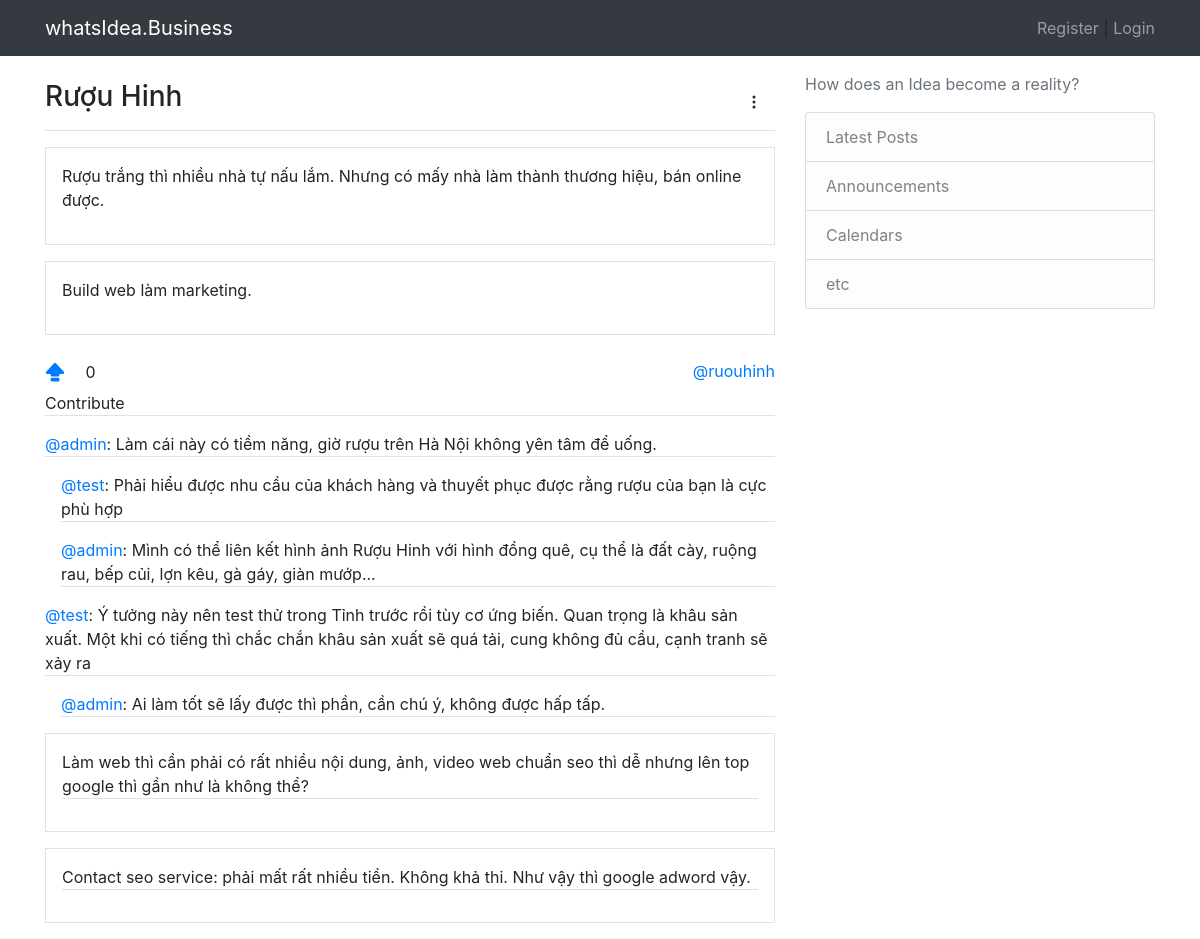
The app's page /idea/ruouhinh/ with its own data.
### core/models.py (models this page shows, shortened)
class Idea(models.Model):
    user = models.ManyToManyField(User)
    title = models.CharField(max_length=500)
    slug = models.SlugField(max_length=500, unique=True)
    problem = models.TextField()
    solution = models.TextField()
    is_publish = models.BooleanField(default=True)
    is_success = models.BooleanField(default=False)
    address = models.CharField(max_length=200, blank=True)
    phone = models.CharField(max_length=12, blank=True)
    website = models.CharField(max_length=30, blank=True)
    corver_image = models.ImageField(upload_to="media/", blank=True)
    date_created = models.DateTimeField(auto_now_add=True)

class Contribute(models.Model):
    idea = models.ForeignKey(Idea, on_delete=models.CASCADE)
    user = models.ForeignKey(User, null=False, on_delete=models.CASCADE)
    parent = models.ForeignKey(
        "self", blank=True, null=True, related_name="children", on_delete=models.CASCADE)
    content = models.TextField()
    date_created = models.DateTimeField(auto_now_add=True)
    def __str__(self):
        return str(self.content)

class Post(models.Model):
    idea = models.ForeignKey(Idea, on_delete=models.CASCADE)
    user = models.ForeignKey(User, null=False, on_delete=models.CASCADE)
    content = models.TextField()
    date_created = models.DateTimeField(auto_now_add=True)

### idea/views.py (the view)
# urls.py: path("<slug:slug>/", views.idea_detail, name="idea-detail-page")
def idea_detail(request, slug):
    idea = get_object_or_404(models.Idea, slug=slug)
    contributes = idea.contribute_set.filter(parent__isnull=True)
    context = {
        "idea": idea,
        "contributes": contributes
    }
    return render(request, "idea-detail.html", context)

### templates/idea-detail.html (shortened to what this page needs)
{% extends 'base.html' %}
{%load static %}
{% load crispy_forms_tags %}
{% block content %}
<main>
    <nav class="navbar px-0 border-bottom">
        <h1 class="h3">{{ idea.title }}</h1>
        <div class="dropdown">
            <button type="button" class="btn" id="dropdownMenuButton" data-toggle="dropdown" aria-haspopup="true"
                aria-expanded="false">
                <svg width="1em" height="1em" viewBox="0 0 16 16" class="bi bi-three-dots-vertical" fill="currentColor"
                    xmlns="http://www.w3.org/2000/svg">
                    <path fill-rule="evenodd"
                        d="M9.5 13a1.5 1.5 0 1 1-3 0 1.5 1.5 0 0 1 3 0zm0-5a1.5 1.5 0 1 1-3 0 1.5 1.5 0 0 1 3 0zm0-5a1.5 1.5 0 1 1-3 0 1.5 1.5 0 0 1 3 0z">
                    </path>
                </svg>
            </button>
        </div>
    </nav>
    <div class="p-3 my-3 border border-left-secondary">
        <p>{{ idea.problem }}</p>
    </div>
    <div class="p-3 my-3 border border-left-secondary">
        <p>{{ idea.solution }}</p>
    </div>
    <div class="d-flex justify-content-between align-items-center">
        <div class="vote">
            <a class="navbar-brand" href="">
            </a>
            <span>{{ idea.vote_set.all.count }}</span>
        </div>
        <a href="{% url 'idea-detail-page' idea.slug %}">
            @{{ idea.slug }}
        </a>
    </div>
    <div class="contribute-area">
        <p class="border-bottom">Contribute</p>
    </div>
    <div class="contribute-area">
        {% for contribute in contributes %}
        <p class="border-bottom mt-3">
            <a href="">@{{ contribute.user }}</a>:
            {{ contribute }}
        </p>
        {% for sub in contribute.children.all %}
        <p class="border-bottom ml-3"><a href="">@{{ sub.user }}</a>: {{ sub }}</p>
        {% endfor %}
        {% endfor %}
    </div>
    {% for post in idea.post_set.all %}
    <div class="border border-left-dark p-3 my-3">
        <p class="border-bottom">
            {{ post.content }}
        </p>
    </div>
    {% endfor %}
</main>
{% endblock content %}

### records on screen
Idea: title "Rượu Hinh", problem "Rượu trắng thì nhiều nhà tự nấu lắm. Nhưng có mấy nhà làm thành thương hiệu, bán online được.", solution "Build web làm marketing.", vote_set.all.count "0", slug "ruouhinh"
Contribute: user "admin", content "Làm cái này có tiềm năng, giờ rượu trên Hà Nội không yên tâm để uống."
Contribute: user "test", content "Phải hiểu được nhu cầu của khách hàng và thuyết phục được rằng rượu của bạn là cực phù hợp"
Contribute: user "admin", content "Mình có thể liên kết hình ảnh Rượu Hinh với hình đồng quê, cụ thể là đất cày, ruộng rau, bếp củi, lợn kêu, gà gáy, giàn mướp..."
Contribute: user "test", content "Ý tưởng này nên test thử trong Tỉnh trước rồi tùy cơ ứng biến. Quan trọng là khâu sản xuất. Một khi có tiếng thì chắc chắn khâu sản xuất sẽ quá tải, cung không đủ cầu, cạnh tranh sẽ xảy ra"
Contribute: user "admin", content "Ai làm tốt sẽ lấy được thì phần, cần chú ý, không được hấp tấp."
Post: content "Làm web thì cần phải có rất nhiều nội dung, ảnh, video web chuẩn seo thì dễ nhưng lên top google thì gần như là không thể?"
Post: content "Contact seo service: phải mất rất nhiều tiền. Không khả thi. Như vậy thì google adword vậy."
